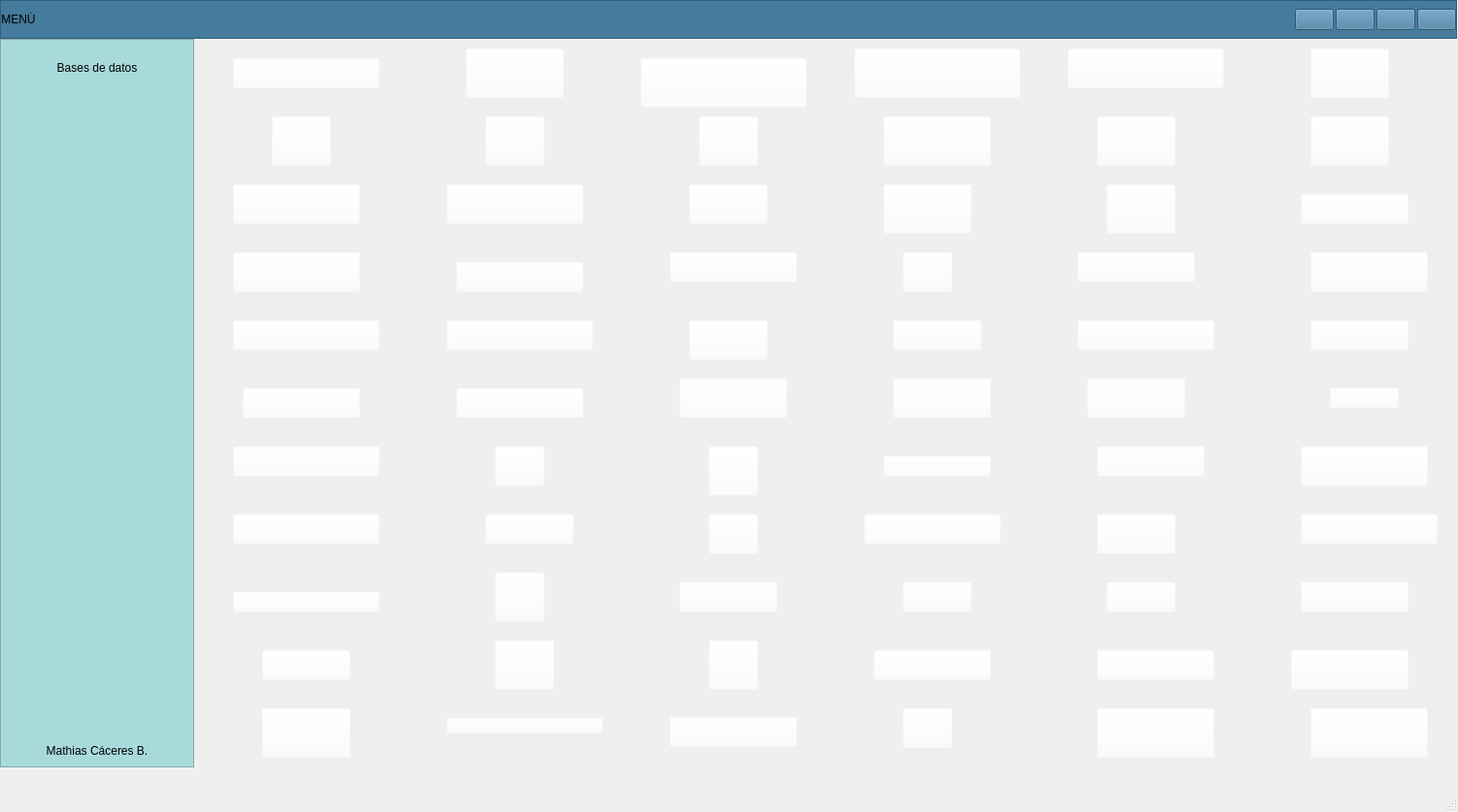
<?xml version="1.0" encoding="UTF-8"?>
<ui version="4.0">
 <class>MainWindow</class>
 <widget class="QMainWindow" name="MainWindow">
  <property name="geometry">
   <rect>
    <x>0</x>
    <y>0</y>
    <width>1502</width>
    <height>837</height>
   </rect>
  </property>
  <property name="windowTitle">
   <string>MainWindow</string>
  </property>
  <widget class="QWidget" name="centralwidget">
   <widget class="QFrame" name="Frame_Superior">
    <property name="geometry">
     <rect>
      <x>0</x>
      <y>0</y>
      <width>1501</width>
      <height>40</height>
     </rect>
    </property>
    <property name="minimumSize">
     <size>
      <width>0</width>
      <height>40</height>
     </size>
    </property>
    <property name="maximumSize">
     <size>
      <width>16777215</width>
      <height>40</height>
     </size>
    </property>
    <property name="styleSheet">
     <string notr="true">background-color: rgb(69, 123, 157);</string>
    </property>
    <property name="frameShape">
     <enum>QFrame::StyledPanel</enum>
    </property>
    <property name="frameShadow">
     <enum>QFrame::Raised</enum>
    </property>
    <layout class="QHBoxLayout" name="horizontalLayout_2">
     <property name="spacing">
      <number>2</number>
     </property>
     <property name="leftMargin">
      <number>0</number>
     </property>
     <property name="topMargin">
      <number>0</number>
     </property>
     <property name="rightMargin">
      <number>0</number>
     </property>
     <property name="bottomMargin">
      <number>0</number>
     </property>
     <item>
      <widget class="QPushButton" name="btn_menu">
       <property name="minimumSize">
        <size>
         <width>0</width>
         <height>0</height>
        </size>
       </property>
       <property name="maximumSize">
        <size>
         <width>16777215</width>
         <height>16777215</height>
        </size>
       </property>
       <property name="layoutDirection">
        <enum>Qt::LeftToRight</enum>
       </property>
       <property name="styleSheet">
        <string notr="true">QPushButton{
background-color:#457b9d;
font:87 12pt&quot;Arial Black&quot;;
border-radius:0px;
}

QPushButton:hover{
background-color: #a8dadc;
font:87 12pt&quot;Arial Back&quot;;
border-radius:0px;
}</string>
       </property>
       <property name="text">
        <string>MENÚ</string>
       </property>
       <property name="icon">
        <iconset>
         <normaloff>../../../Imagenes/bars-solid.svg</normaloff>../../../Imagenes/bars-solid.svg</iconset>
       </property>
      </widget>
     </item>
     <item>
      <spacer name="horizontalSpacer">
       <property name="orientation">
        <enum>Qt::Horizontal</enum>
       </property>
       <property name="sizeHint" stdset="0">
        <size>
         <width>523</width>
         <height>20</height>
        </size>
       </property>
      </spacer>
     </item>
     <item>
      <widget class="QPushButton" name="btn_minimizar">
       <property name="styleSheet">
        <string notr="true">QPushButtom{
border:0px;
}
QPushButton:hover{
border:5px solid #a8dadc;
background-color:#a8dadc;
}
</string>
       </property>
       <property name="text">
        <string/>
       </property>
       <property name="icon">
        <iconset>
         <normaloff>../../../Imagenes/window-minimize-solid.svg</normaloff>../../../Imagenes/window-minimize-solid.svg</iconset>
       </property>
      </widget>
     </item>
     <item>
      <widget class="QPushButton" name="btn_restaurar">
       <property name="styleSheet">
        <string notr="true">QPushButtom{
border:0px;
}
QPushButton:hover{
border:5px solid #a8dadc;
background-color:#a8dadc;
}</string>
       </property>
       <property name="text">
        <string/>
       </property>
       <property name="icon">
        <iconset>
         <normaloff>../../../Imagenes/window-restore-regular.svg</normaloff>../../../Imagenes/window-restore-regular.svg</iconset>
       </property>
      </widget>
     </item>
     <item>
      <widget class="QPushButton" name="btn_maximizar">
       <property name="styleSheet">
        <string notr="true">QPushButtom{
border:0px;
}
QPushButton:hover{
border:5px solid #a8dadc;
background-color:#a8dadc;
}</string>
       </property>
       <property name="text">
        <string/>
       </property>
       <property name="icon">
        <iconset>
         <normaloff>../../../Imagenes/window-maximize-solid.svg</normaloff>../../../Imagenes/window-maximize-solid.svg</iconset>
       </property>
      </widget>
     </item>
     <item>
      <widget class="QPushButton" name="btn_cerrar">
       <property name="maximumSize">
        <size>
         <width>16777215</width>
         <height>16777215</height>
        </size>
       </property>
       <property name="styleSheet">
        <string notr="true">QPushButtom{
border:0px;
}
QPushButton:hover{
border:5px solid #a8dadc;
background-color:#a8dadc;
}</string>
       </property>
       <property name="text">
        <string/>
       </property>
       <property name="icon">
        <iconset>
         <normaloff>../../../Imagenes/times-circle-solid.svg</normaloff>../../../Imagenes/times-circle-solid.svg</iconset>
       </property>
      </widget>
     </item>
    </layout>
   </widget>
   <widget class="QFrame" name="Frame_Inferior_Izq">
    <property name="geometry">
     <rect>
      <x>0</x>
      <y>40</y>
      <width>200</width>
      <height>751</height>
     </rect>
    </property>
    <property name="minimumSize">
     <size>
      <width>200</width>
      <height>0</height>
     </size>
    </property>
    <property name="maximumSize">
     <size>
      <width>200</width>
      <height>16777215</height>
     </size>
    </property>
    <property name="styleSheet">
     <string notr="true">QFrame{
background-color:#a8dadc;}

QPushButton{
background-color:#a8dadc;
border-top-left-radius: 20px;
border-bottom-left-radius: 20px;
font: 75 12pt &quot;Arial Narrow&quot;;
}
QPushButton:hover{
background-color:#a8dadc;
border-top-left-radius:20px;
border-bottom-left-radius:20px;
font: 75 12pt&quot;Arial Narrow&quot;;
}</string>
    </property>
    <property name="frameShape">
     <enum>QFrame::StyledPanel</enum>
    </property>
    <property name="frameShadow">
     <enum>QFrame::Raised</enum>
    </property>
    <layout class="QVBoxLayout" name="verticalLayout_3">
     <item>
      <widget class="QPushButton" name="pushButton_6">
       <property name="minimumSize">
        <size>
         <width>0</width>
         <height>40</height>
        </size>
       </property>
       <property name="maximumSize">
        <size>
         <width>16777215</width>
         <height>40</height>
        </size>
       </property>
       <property name="styleSheet">
        <string notr="true">QFrame{
background-color:#a8dadc;}

QPushButton{
background-color:#a8dadc;
border-top-left-radius: 20px;
border-bottom-left-radius: 20px;
font: 75 12pt &quot;Arial Narrow&quot;;
}
QPushButton:hover{
background-color:#f1faee;
border-top-left-radius:20px;
border-bottom-left-radius:20px;
font: 75 12pt&quot;Arial Narrow&quot;;
}
</string>
       </property>
       <property name="text">
        <string>Bases de datos</string>
       </property>
       <property name="icon">
        <iconset>
         <normaloff>../../../Imagenes/pencil-ruler-solid.svg</normaloff>../../../Imagenes/pencil-ruler-solid.svg</iconset>
       </property>
      </widget>
     </item>
     <item>
      <spacer name="verticalSpacer">
       <property name="orientation">
        <enum>Qt::Vertical</enum>
       </property>
       <property name="sizeHint" stdset="0">
        <size>
         <width>20</width>
         <height>194</height>
        </size>
       </property>
      </spacer>
     </item>
     <item>
      <widget class="QLabel" name="label">
       <property name="text">
        <string>Mathias Cáceres B.</string>
       </property>
       <property name="alignment">
        <set>Qt::AlignCenter</set>
       </property>
      </widget>
     </item>
    </layout>
   </widget>
   <widget class="QPushButton" name="pushButton_2">
    <property name="geometry">
     <rect>
      <x>240</x>
      <y>60</y>
      <width>151</width>
      <height>31</height>
     </rect>
    </property>
    <property name="styleSheet">
     <string notr="true">background-color: rgba(255, 255, 255, 0);</string>
    </property>
    <property name="text">
     <string/>
    </property>
   </widget>
   <widget class="QPushButton" name="pushButton_3">
    <property name="geometry">
     <rect>
      <x>480</x>
      <y>50</y>
      <width>101</width>
      <height>51</height>
     </rect>
    </property>
    <property name="styleSheet">
     <string notr="true">background-color: rgba(255, 255, 255, 0);</string>
    </property>
    <property name="text">
     <string/>
    </property>
   </widget>
   <widget class="QPushButton" name="pushButton_4">
    <property name="geometry">
     <rect>
      <x>660</x>
      <y>60</y>
      <width>171</width>
      <height>51</height>
     </rect>
    </property>
    <property name="styleSheet">
     <string notr="true">background-color: rgba(255, 255, 255, 0);</string>
    </property>
    <property name="text">
     <string/>
    </property>
   </widget>
   <widget class="QPushButton" name="pushButton_5">
    <property name="geometry">
     <rect>
      <x>880</x>
      <y>50</y>
      <width>171</width>
      <height>51</height>
     </rect>
    </property>
    <property name="styleSheet">
     <string notr="true">background-color: rgba(255, 255, 255, 0);</string>
    </property>
    <property name="text">
     <string/>
    </property>
   </widget>
   <widget class="QPushButton" name="pushButton_7">
    <property name="geometry">
     <rect>
      <x>1100</x>
      <y>50</y>
      <width>161</width>
      <height>41</height>
     </rect>
    </property>
    <property name="styleSheet">
     <string notr="true">background-color: rgba(255, 255, 255, 0);</string>
    </property>
    <property name="text">
     <string/>
    </property>
   </widget>
   <widget class="QPushButton" name="pushButton_8">
    <property name="geometry">
     <rect>
      <x>1350</x>
      <y>50</y>
      <width>81</width>
      <height>51</height>
     </rect>
    </property>
    <property name="styleSheet">
     <string notr="true">background-color: rgba(255, 255, 255, 0);</string>
    </property>
    <property name="text">
     <string/>
    </property>
   </widget>
   <widget class="QPushButton" name="pushButton_9">
    <property name="geometry">
     <rect>
      <x>280</x>
      <y>120</y>
      <width>61</width>
      <height>51</height>
     </rect>
    </property>
    <property name="styleSheet">
     <string notr="true">background-color: rgba(255, 255, 255, 0);</string>
    </property>
    <property name="text">
     <string/>
    </property>
   </widget>
   <widget class="QPushButton" name="pushButton_10">
    <property name="geometry">
     <rect>
      <x>500</x>
      <y>120</y>
      <width>61</width>
      <height>51</height>
     </rect>
    </property>
    <property name="styleSheet">
     <string notr="true">background-color: rgba(255, 255, 255, 0);</string>
    </property>
    <property name="text">
     <string/>
    </property>
   </widget>
   <widget class="QPushButton" name="pushButton_11">
    <property name="geometry">
     <rect>
      <x>720</x>
      <y>120</y>
      <width>61</width>
      <height>51</height>
     </rect>
    </property>
    <property name="styleSheet">
     <string notr="true">background-color: rgba(255, 255, 255, 0);</string>
    </property>
    <property name="text">
     <string/>
    </property>
   </widget>
   <widget class="QPushButton" name="pushButton_12">
    <property name="geometry">
     <rect>
      <x>910</x>
      <y>120</y>
      <width>111</width>
      <height>51</height>
     </rect>
    </property>
    <property name="styleSheet">
     <string notr="true">background-color: rgba(255, 255, 255, 0);</string>
    </property>
    <property name="text">
     <string/>
    </property>
   </widget>
   <widget class="QPushButton" name="pushButton_13">
    <property name="geometry">
     <rect>
      <x>1130</x>
      <y>120</y>
      <width>81</width>
      <height>51</height>
     </rect>
    </property>
    <property name="styleSheet">
     <string notr="true">background-color: rgba(255, 255, 255, 0);</string>
    </property>
    <property name="text">
     <string/>
    </property>
   </widget>
   <widget class="QPushButton" name="pushButton_14">
    <property name="geometry">
     <rect>
      <x>1350</x>
      <y>120</y>
      <width>81</width>
      <height>51</height>
     </rect>
    </property>
    <property name="styleSheet">
     <string notr="true">background-color: rgba(255, 255, 255, 0);</string>
    </property>
    <property name="text">
     <string/>
    </property>
   </widget>
   <widget class="QPushButton" name="pushButton_15">
    <property name="geometry">
     <rect>
      <x>240</x>
      <y>190</y>
      <width>131</width>
      <height>41</height>
     </rect>
    </property>
    <property name="styleSheet">
     <string notr="true">background-color: rgba(255, 255, 255, 0);</string>
    </property>
    <property name="text">
     <string/>
    </property>
   </widget>
   <widget class="QPushButton" name="pushButton_16">
    <property name="geometry">
     <rect>
      <x>460</x>
      <y>190</y>
      <width>141</width>
      <height>41</height>
     </rect>
    </property>
    <property name="styleSheet">
     <string notr="true">background-color: rgba(255, 255, 255, 0);</string>
    </property>
    <property name="text">
     <string/>
    </property>
   </widget>
   <widget class="QPushButton" name="pushButton_17">
    <property name="geometry">
     <rect>
      <x>710</x>
      <y>190</y>
      <width>81</width>
      <height>41</height>
     </rect>
    </property>
    <property name="styleSheet">
     <string notr="true">background-color: rgba(255, 255, 255, 0);</string>
    </property>
    <property name="text">
     <string/>
    </property>
   </widget>
   <widget class="QPushButton" name="pushButton_18">
    <property name="geometry">
     <rect>
      <x>910</x>
      <y>190</y>
      <width>91</width>
      <height>51</height>
     </rect>
    </property>
    <property name="styleSheet">
     <string notr="true">background-color: rgba(255, 255, 255, 0);</string>
    </property>
    <property name="text">
     <string/>
    </property>
   </widget>
   <widget class="QPushButton" name="pushButton_19">
    <property name="geometry">
     <rect>
      <x>1140</x>
      <y>190</y>
      <width>71</width>
      <height>51</height>
     </rect>
    </property>
    <property name="styleSheet">
     <string notr="true">background-color: rgba(255, 255, 255, 0);</string>
    </property>
    <property name="text">
     <string/>
    </property>
   </widget>
   <widget class="QPushButton" name="pushButton_20">
    <property name="geometry">
     <rect>
      <x>1340</x>
      <y>200</y>
      <width>111</width>
      <height>31</height>
     </rect>
    </property>
    <property name="styleSheet">
     <string notr="true">background-color: rgba(255, 255, 255, 0);</string>
    </property>
    <property name="text">
     <string/>
    </property>
   </widget>
   <widget class="QPushButton" name="pushButton_21">
    <property name="geometry">
     <rect>
      <x>240</x>
      <y>260</y>
      <width>131</width>
      <height>41</height>
     </rect>
    </property>
    <property name="styleSheet">
     <string notr="true">background-color: rgba(255, 255, 255, 0);</string>
    </property>
    <property name="text">
     <string/>
    </property>
   </widget>
   <widget class="QPushButton" name="pushButton_22">
    <property name="geometry">
     <rect>
      <x>470</x>
      <y>270</y>
      <width>131</width>
      <height>31</height>
     </rect>
    </property>
    <property name="styleSheet">
     <string notr="true">background-color: rgba(255, 255, 255, 0);</string>
    </property>
    <property name="text">
     <string/>
    </property>
   </widget>
   <widget class="QPushButton" name="pushButton_23">
    <property name="geometry">
     <rect>
      <x>690</x>
      <y>260</y>
      <width>131</width>
      <height>31</height>
     </rect>
    </property>
    <property name="styleSheet">
     <string notr="true">background-color: rgba(255, 255, 255, 0);</string>
    </property>
    <property name="text">
     <string/>
    </property>
   </widget>
   <widget class="QPushButton" name="pushButton_24">
    <property name="geometry">
     <rect>
      <x>930</x>
      <y>260</y>
      <width>51</width>
      <height>41</height>
     </rect>
    </property>
    <property name="styleSheet">
     <string notr="true">background-color: rgba(255, 255, 255, 0);</string>
    </property>
    <property name="text">
     <string/>
    </property>
   </widget>
   <widget class="QPushButton" name="pushButton_25">
    <property name="geometry">
     <rect>
      <x>1110</x>
      <y>260</y>
      <width>121</width>
      <height>31</height>
     </rect>
    </property>
    <property name="styleSheet">
     <string notr="true">background-color: rgba(255, 255, 255, 0);</string>
    </property>
    <property name="text">
     <string/>
    </property>
   </widget>
   <widget class="QPushButton" name="pushButton_26">
    <property name="geometry">
     <rect>
      <x>1350</x>
      <y>260</y>
      <width>121</width>
      <height>41</height>
     </rect>
    </property>
    <property name="styleSheet">
     <string notr="true">background-color: rgba(255, 255, 255, 0);</string>
    </property>
    <property name="text">
     <string/>
    </property>
   </widget>
   <widget class="QPushButton" name="pushButton_27">
    <property name="geometry">
     <rect>
      <x>240</x>
      <y>330</y>
      <width>151</width>
      <height>31</height>
     </rect>
    </property>
    <property name="styleSheet">
     <string notr="true">background-color: rgba(255, 255, 255, 0);</string>
    </property>
    <property name="text">
     <string/>
    </property>
   </widget>
   <widget class="QPushButton" name="pushButton_28">
    <property name="geometry">
     <rect>
      <x>460</x>
      <y>330</y>
      <width>151</width>
      <height>31</height>
     </rect>
    </property>
    <property name="styleSheet">
     <string notr="true">background-color: rgba(255, 255, 255, 0);</string>
    </property>
    <property name="text">
     <string/>
    </property>
   </widget>
   <widget class="QPushButton" name="pushButton_29">
    <property name="geometry">
     <rect>
      <x>710</x>
      <y>330</y>
      <width>81</width>
      <height>41</height>
     </rect>
    </property>
    <property name="styleSheet">
     <string notr="true">background-color: rgba(255, 255, 255, 0);</string>
    </property>
    <property name="text">
     <string/>
    </property>
   </widget>
   <widget class="QPushButton" name="pushButton_30">
    <property name="geometry">
     <rect>
      <x>920</x>
      <y>330</y>
      <width>91</width>
      <height>31</height>
     </rect>
    </property>
    <property name="styleSheet">
     <string notr="true">background-color: rgba(255, 255, 255, 0);</string>
    </property>
    <property name="text">
     <string/>
    </property>
   </widget>
   <widget class="QPushButton" name="pushButton_31">
    <property name="geometry">
     <rect>
      <x>1110</x>
      <y>330</y>
      <width>141</width>
      <height>31</height>
     </rect>
    </property>
    <property name="styleSheet">
     <string notr="true">background-color: rgba(255, 255, 255, 0);</string>
    </property>
    <property name="text">
     <string/>
    </property>
   </widget>
   <widget class="QPushButton" name="pushButton_32">
    <property name="geometry">
     <rect>
      <x>1350</x>
      <y>330</y>
      <width>101</width>
      <height>31</height>
     </rect>
    </property>
    <property name="styleSheet">
     <string notr="true">background-color: rgba(255, 255, 255, 0);</string>
    </property>
    <property name="text">
     <string/>
    </property>
   </widget>
   <widget class="QPushButton" name="pushButton_33">
    <property name="geometry">
     <rect>
      <x>250</x>
      <y>400</y>
      <width>121</width>
      <height>31</height>
     </rect>
    </property>
    <property name="styleSheet">
     <string notr="true">background-color: rgba(255, 255, 255, 0);</string>
    </property>
    <property name="text">
     <string/>
    </property>
   </widget>
   <widget class="QPushButton" name="pushButton_34">
    <property name="geometry">
     <rect>
      <x>470</x>
      <y>400</y>
      <width>131</width>
      <height>31</height>
     </rect>
    </property>
    <property name="styleSheet">
     <string notr="true">background-color: rgba(255, 255, 255, 0);</string>
    </property>
    <property name="text">
     <string/>
    </property>
   </widget>
   <widget class="QPushButton" name="pushButton_35">
    <property name="geometry">
     <rect>
      <x>700</x>
      <y>390</y>
      <width>111</width>
      <height>41</height>
     </rect>
    </property>
    <property name="styleSheet">
     <string notr="true">background-color: rgba(255, 255, 255, 0);</string>
    </property>
    <property name="text">
     <string/>
    </property>
   </widget>
   <widget class="QPushButton" name="pushButton_36">
    <property name="geometry">
     <rect>
      <x>920</x>
      <y>390</y>
      <width>101</width>
      <height>41</height>
     </rect>
    </property>
    <property name="styleSheet">
     <string notr="true">background-color: rgba(255, 255, 255, 0);</string>
    </property>
    <property name="text">
     <string/>
    </property>
   </widget>
   <widget class="QPushButton" name="pushButton_37">
    <property name="geometry">
     <rect>
      <x>1120</x>
      <y>390</y>
      <width>101</width>
      <height>41</height>
     </rect>
    </property>
    <property name="styleSheet">
     <string notr="true">background-color: rgba(255, 255, 255, 0);</string>
    </property>
    <property name="text">
     <string/>
    </property>
   </widget>
   <widget class="QPushButton" name="pushButton_38">
    <property name="geometry">
     <rect>
      <x>1370</x>
      <y>400</y>
      <width>71</width>
      <height>21</height>
     </rect>
    </property>
    <property name="styleSheet">
     <string notr="true">background-color: rgba(255, 255, 255, 0);</string>
    </property>
    <property name="text">
     <string/>
    </property>
   </widget>
   <widget class="QPushButton" name="pushButton_39">
    <property name="geometry">
     <rect>
      <x>240</x>
      <y>460</y>
      <width>151</width>
      <height>31</height>
     </rect>
    </property>
    <property name="styleSheet">
     <string notr="true">background-color: rgba(255, 255, 255, 0);</string>
    </property>
    <property name="text">
     <string/>
    </property>
   </widget>
   <widget class="QPushButton" name="pushButton_40">
    <property name="geometry">
     <rect>
      <x>510</x>
      <y>460</y>
      <width>51</width>
      <height>41</height>
     </rect>
    </property>
    <property name="styleSheet">
     <string notr="true">background-color: rgba(255, 255, 255, 0);</string>
    </property>
    <property name="text">
     <string/>
    </property>
   </widget>
   <widget class="QPushButton" name="pushButton_41">
    <property name="geometry">
     <rect>
      <x>730</x>
      <y>460</y>
      <width>51</width>
      <height>51</height>
     </rect>
    </property>
    <property name="styleSheet">
     <string notr="true">background-color: rgba(255, 255, 255, 0);</string>
    </property>
    <property name="text">
     <string/>
    </property>
   </widget>
   <widget class="QPushButton" name="pushButton_42">
    <property name="geometry">
     <rect>
      <x>910</x>
      <y>470</y>
      <width>111</width>
      <height>21</height>
     </rect>
    </property>
    <property name="styleSheet">
     <string notr="true">background-color: rgba(255, 255, 255, 0);</string>
    </property>
    <property name="text">
     <string/>
    </property>
   </widget>
   <widget class="QPushButton" name="pushButton_43">
    <property name="geometry">
     <rect>
      <x>1130</x>
      <y>460</y>
      <width>111</width>
      <height>31</height>
     </rect>
    </property>
    <property name="styleSheet">
     <string notr="true">background-color: rgba(255, 255, 255, 0);</string>
    </property>
    <property name="text">
     <string/>
    </property>
   </widget>
   <widget class="QPushButton" name="pushButton_44">
    <property name="geometry">
     <rect>
      <x>1340</x>
      <y>460</y>
      <width>131</width>
      <height>41</height>
     </rect>
    </property>
    <property name="styleSheet">
     <string notr="true">background-color: rgba(255, 255, 255, 0);</string>
    </property>
    <property name="text">
     <string/>
    </property>
   </widget>
   <widget class="QPushButton" name="pushButton_45">
    <property name="geometry">
     <rect>
      <x>240</x>
      <y>530</y>
      <width>151</width>
      <height>31</height>
     </rect>
    </property>
    <property name="styleSheet">
     <string notr="true">background-color: rgba(255, 255, 255, 0);</string>
    </property>
    <property name="text">
     <string/>
    </property>
   </widget>
   <widget class="QPushButton" name="pushButton_46">
    <property name="geometry">
     <rect>
      <x>500</x>
      <y>530</y>
      <width>91</width>
      <height>31</height>
     </rect>
    </property>
    <property name="styleSheet">
     <string notr="true">background-color: rgba(255, 255, 255, 0);</string>
    </property>
    <property name="text">
     <string/>
    </property>
   </widget>
   <widget class="QPushButton" name="pushButton_47">
    <property name="geometry">
     <rect>
      <x>730</x>
      <y>530</y>
      <width>51</width>
      <height>41</height>
     </rect>
    </property>
    <property name="styleSheet">
     <string notr="true">background-color: rgba(255, 255, 255, 0);</string>
    </property>
    <property name="text">
     <string/>
    </property>
   </widget>
   <widget class="QPushButton" name="pushButton_48">
    <property name="geometry">
     <rect>
      <x>890</x>
      <y>530</y>
      <width>141</width>
      <height>31</height>
     </rect>
    </property>
    <property name="styleSheet">
     <string notr="true">background-color: rgba(255, 255, 255, 0);</string>
    </property>
    <property name="text">
     <string/>
    </property>
   </widget>
   <widget class="QPushButton" name="pushButton_49">
    <property name="geometry">
     <rect>
      <x>1130</x>
      <y>530</y>
      <width>81</width>
      <height>41</height>
     </rect>
    </property>
    <property name="styleSheet">
     <string notr="true">background-color: rgba(255, 255, 255, 0);</string>
    </property>
    <property name="text">
     <string/>
    </property>
   </widget>
   <widget class="QPushButton" name="pushButton_50">
    <property name="geometry">
     <rect>
      <x>1340</x>
      <y>530</y>
      <width>141</width>
      <height>31</height>
     </rect>
    </property>
    <property name="styleSheet">
     <string notr="true">background-color: rgba(255, 255, 255, 0);</string>
    </property>
    <property name="text">
     <string/>
    </property>
   </widget>
   <widget class="QPushButton" name="pushButton_51">
    <property name="geometry">
     <rect>
      <x>240</x>
      <y>610</y>
      <width>151</width>
      <height>21</height>
     </rect>
    </property>
    <property name="styleSheet">
     <string notr="true">background-color: rgba(255, 255, 255, 0);</string>
    </property>
    <property name="text">
     <string/>
    </property>
   </widget>
   <widget class="QPushButton" name="pushButton_52">
    <property name="geometry">
     <rect>
      <x>510</x>
      <y>590</y>
      <width>51</width>
      <height>51</height>
     </rect>
    </property>
    <property name="styleSheet">
     <string notr="true">background-color: rgba(255, 255, 255, 0);</string>
    </property>
    <property name="text">
     <string/>
    </property>
   </widget>
   <widget class="QPushButton" name="pushButton_53">
    <property name="geometry">
     <rect>
      <x>700</x>
      <y>600</y>
      <width>101</width>
      <height>31</height>
     </rect>
    </property>
    <property name="styleSheet">
     <string notr="true">background-color: rgba(255, 255, 255, 0);</string>
    </property>
    <property name="text">
     <string/>
    </property>
   </widget>
   <widget class="QPushButton" name="pushButton_54">
    <property name="geometry">
     <rect>
      <x>930</x>
      <y>600</y>
      <width>71</width>
      <height>31</height>
     </rect>
    </property>
    <property name="styleSheet">
     <string notr="true">background-color: rgba(255, 255, 255, 0);</string>
    </property>
    <property name="text">
     <string/>
    </property>
   </widget>
   <widget class="QPushButton" name="pushButton_55">
    <property name="geometry">
     <rect>
      <x>1140</x>
      <y>600</y>
      <width>71</width>
      <height>31</height>
     </rect>
    </property>
    <property name="styleSheet">
     <string notr="true">background-color: rgba(255, 255, 255, 0);</string>
    </property>
    <property name="text">
     <string/>
    </property>
   </widget>
   <widget class="QPushButton" name="pushButton_56">
    <property name="geometry">
     <rect>
      <x>1340</x>
      <y>600</y>
      <width>111</width>
      <height>31</height>
     </rect>
    </property>
    <property name="styleSheet">
     <string notr="true">background-color: rgba(255, 255, 255, 0);</string>
    </property>
    <property name="text">
     <string/>
    </property>
   </widget>
   <widget class="QPushButton" name="pushButton_57">
    <property name="geometry">
     <rect>
      <x>270</x>
      <y>670</y>
      <width>91</width>
      <height>31</height>
     </rect>
    </property>
    <property name="styleSheet">
     <string notr="true">background-color: rgba(255, 255, 255, 0);</string>
    </property>
    <property name="text">
     <string/>
    </property>
   </widget>
   <widget class="QPushButton" name="pushButton_58">
    <property name="geometry">
     <rect>
      <x>510</x>
      <y>660</y>
      <width>61</width>
      <height>51</height>
     </rect>
    </property>
    <property name="styleSheet">
     <string notr="true">background-color: rgba(255, 255, 255, 0);</string>
    </property>
    <property name="text">
     <string/>
    </property>
   </widget>
   <widget class="QPushButton" name="pushButton_59">
    <property name="geometry">
     <rect>
      <x>730</x>
      <y>660</y>
      <width>51</width>
      <height>51</height>
     </rect>
    </property>
    <property name="styleSheet">
     <string notr="true">background-color: rgba(255, 255, 255, 0);</string>
    </property>
    <property name="text">
     <string/>
    </property>
   </widget>
   <widget class="QPushButton" name="pushButton_60">
    <property name="geometry">
     <rect>
      <x>900</x>
      <y>670</y>
      <width>121</width>
      <height>31</height>
     </rect>
    </property>
    <property name="styleSheet">
     <string notr="true">background-color: rgba(255, 255, 255, 0);</string>
    </property>
    <property name="text">
     <string/>
    </property>
   </widget>
   <widget class="QPushButton" name="pushButton_61">
    <property name="geometry">
     <rect>
      <x>1130</x>
      <y>670</y>
      <width>121</width>
      <height>31</height>
     </rect>
    </property>
    <property name="styleSheet">
     <string notr="true">background-color: rgba(255, 255, 255, 0);</string>
    </property>
    <property name="text">
     <string/>
    </property>
   </widget>
   <widget class="QPushButton" name="pushButton_62">
    <property name="geometry">
     <rect>
      <x>1330</x>
      <y>670</y>
      <width>121</width>
      <height>41</height>
     </rect>
    </property>
    <property name="styleSheet">
     <string notr="true">background-color: rgba(255, 255, 255, 0);</string>
    </property>
    <property name="text">
     <string/>
    </property>
   </widget>
   <widget class="QPushButton" name="pushButton_63">
    <property name="geometry">
     <rect>
      <x>270</x>
      <y>730</y>
      <width>91</width>
      <height>51</height>
     </rect>
    </property>
    <property name="styleSheet">
     <string notr="true">background-color: rgba(255, 255, 255, 0);</string>
    </property>
    <property name="text">
     <string/>
    </property>
   </widget>
   <widget class="QPushButton" name="pushButton_64">
    <property name="geometry">
     <rect>
      <x>460</x>
      <y>740</y>
      <width>161</width>
      <height>16</height>
     </rect>
    </property>
    <property name="styleSheet">
     <string notr="true">background-color: rgba(255, 255, 255, 0);</string>
    </property>
    <property name="text">
     <string/>
    </property>
   </widget>
   <widget class="QPushButton" name="pushButton_65">
    <property name="geometry">
     <rect>
      <x>690</x>
      <y>739</y>
      <width>131</width>
      <height>31</height>
     </rect>
    </property>
    <property name="styleSheet">
     <string notr="true">background-color: rgba(255, 255, 255, 0);</string>
    </property>
    <property name="text">
     <string/>
    </property>
   </widget>
   <widget class="QPushButton" name="pushButton_66">
    <property name="geometry">
     <rect>
      <x>930</x>
      <y>730</y>
      <width>51</width>
      <height>41</height>
     </rect>
    </property>
    <property name="styleSheet">
     <string notr="true">background-color: rgba(255, 255, 255, 0);</string>
    </property>
    <property name="text">
     <string/>
    </property>
   </widget>
   <widget class="QPushButton" name="pushButton_67">
    <property name="geometry">
     <rect>
      <x>1130</x>
      <y>730</y>
      <width>121</width>
      <height>51</height>
     </rect>
    </property>
    <property name="styleSheet">
     <string notr="true">background-color: rgba(255, 255, 255, 0);</string>
    </property>
    <property name="text">
     <string/>
    </property>
   </widget>
   <widget class="QPushButton" name="pushButton_68">
    <property name="geometry">
     <rect>
      <x>1350</x>
      <y>730</y>
      <width>121</width>
      <height>51</height>
     </rect>
    </property>
    <property name="styleSheet">
     <string notr="true">background-color: rgba(255, 255, 255, 0);</string>
    </property>
    <property name="text">
     <string/>
    </property>
   </widget>
   <widget class="QLabel" name="label_2">
    <property name="geometry">
     <rect>
      <x>200</x>
      <y>40</y>
      <width>1151</width>
      <height>731</height>
     </rect>
    </property>
    <property name="styleSheet">
     <string notr="true">background-image: url(:/Imagenes/parte1.png);</string>
    </property>
    <property name="text">
     <string/>
    </property>
    <property name="scaledContents">
     <bool>true</bool>
    </property>
   </widget>
  </widget>
  <widget class="QMenuBar" name="menubar">
   <property name="geometry">
    <rect>
     <x>0</x>
     <y>0</y>
     <width>1502</width>
     <height>26</height>
    </rect>
   </property>
  </widget>
  <widget class="QStatusBar" name="statusbar"/>
 </widget>
 <resources>
  <include location="Historia Edicion.qrc"/>
 </resources>
 <connections/>
</ui>
